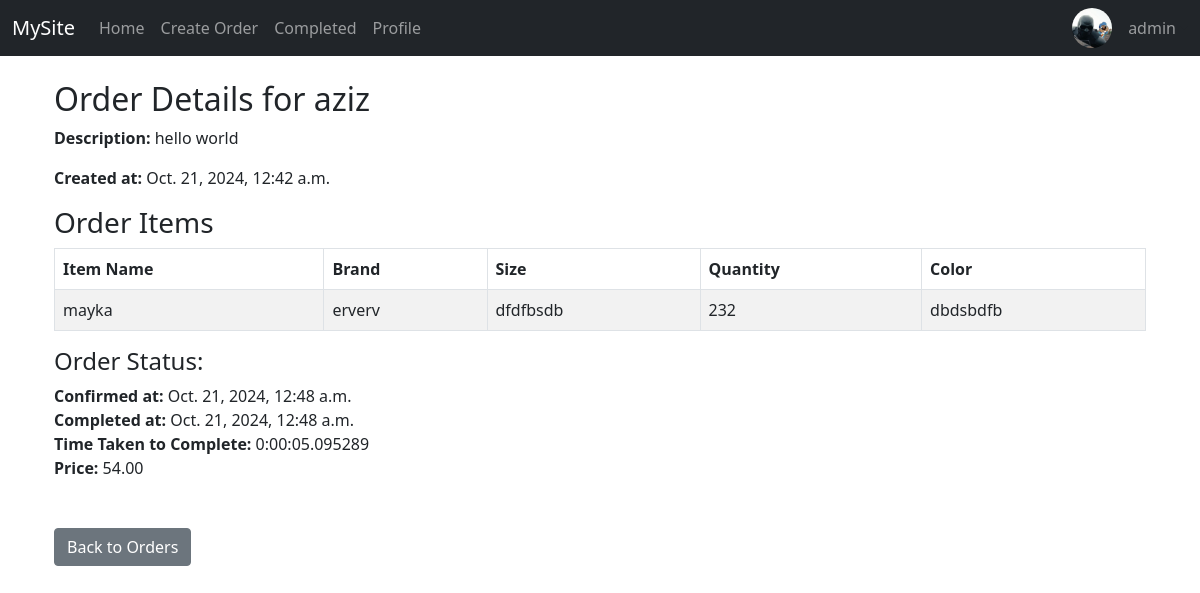
/order/1/ (signed in), run on the app's committed database.
### user/models.py (models this page shows, shortened)
class Profile(models.Model):
    user = models.OneToOneField(User, on_delete=models.CASCADE)
    name = models.CharField(max_length=100)
    bio = models.TextField(max_length=500, blank=True)
    image = models.ImageField(
        default="profile_pics/default-profile.png", upload_to="profile_pics"
    )
    phone = models.CharField(max_length=15, blank=True)

### main/models.py (models this page shows, shortened)
class Order(models.Model):
    user = models.ForeignKey(User, on_delete=models.CASCADE)
    seller = models.CharField(max_length=100)
    description = models.TextField()
    created = models.DateTimeField(auto_now_add=True)

class OrderItem(models.Model):
    order = models.ForeignKey(Order, related_name="orders", on_delete=models.CASCADE)
    name = models.CharField(max_length=100)
    brand = models.CharField(max_length=100)
    size = models.CharField(max_length=50)
    quantity = models.PositiveIntegerField()
    color = models.CharField(max_length=50)

### order_confirmations/models.py (models this page shows, shortened)
class OrderConfirmation(models.Model):
    order = models.OneToOneField(Order, on_delete=models.CASCADE)
    confirmed_by = models.ForeignKey(
        User, on_delete=models.SET_NULL, null=True, related_name="confirmations"
    )
    confirmed_at = models.DateTimeField(null=True, blank=True)
    completed = models.BooleanField(default=False)
    completed_at = models.DateTimeField(null=True, blank=True)
    price = models.DecimalField(
        max_digits=10, decimal_places=2, default=0.00
    )  # Add price field
    def time_to_complete(self):
        if self.confirmed_at and self.completed_at:
            return self.completed_at - self.confirmed_at
        return None

### main/views.py (the view)
# urls.py: path("order/<int:pk>/", order_detail, name="order_detail"),
def order_detail(request, pk):
    order = get_object_or_404(Order, pk=pk)
    context = {"order": order}
    return render(request, "order_detail.html", context)

### main/templates/order_detail.html (shortened to what this page needs)
{% extends 'base.html' %}
{% block content %}
<div class="container">
    <h2 class="mt-4">Order Details for {{ order.seller }}</h2>
    <p><strong>Description:</strong> {{ order.description }}</p>
    <p><strong>Created at:</strong> {{ order.created }}</p>
    <h3>Order Items</h3>
    <div class="table-responsive">
        <table class="table table-bordered table-striped">
            <thead>
                <tr>
                    <th>Item Name</th>
                    <th>Brand</th>
                    <th>Size</th>
                    <th>Quantity</th>
                    <th>Color</th>
                </tr>
            </thead>
            <tbody>
                {% for item in order.orders.all %}
                <tr>
                    <td>{{ item.name }}</td>
                    <td>{{ item.brand }}</td>
                    <td>{{ item.size }}</td>
                    <td>{{ item.quantity }}</td>
                    <td>{{ item.color }}</td>
                </tr>
                {% empty %}
                <tr>
                    <td colspan="5" class="text-center">No items found for this order.</td>
                </tr>
                {% endfor %}
            </tbody>
        </table>
    </div>
    <h4>Order Status:</h4>
    <p>
        {% if order.orderconfirmation %}
        {% if order.orderconfirmation.completed %}
        <strong>Confirmed at:</strong> {{ order.orderconfirmation.confirmed_at }}<br>
        <strong>Completed at:</strong> {{ order.orderconfirmation.completed_at }}<br>
        <strong>Time Taken to Complete:</strong> {{ order.orderconfirmation.time_to_complete }}<br>
        <strong>Price:</strong> {{ order.orderconfirmation.price }}
    {% endif %}
    {% else %}
    <span class="text-danger">Not Confirmed</span>
    {% endif %}
    </p>
    <a href="{% url 'home' %}" class="btn btn-secondary mt-4">Back to Orders</a>
</div>
{% endblock %}

### templates/base.html (shortened to what this page needs)
{% load static %}
<!DOCTYPE html>
<html lang="en">
<head>
    <link href="https://cdn.jsdelivr.net/npm/bootstrap@5.0.2/dist/css/bootstrap.min.css" rel="stylesheet"
>
    <link rel="stylesheet" href="https://cdn.jsdelivr.net/npm/bootstrap-icons@1.5.0/font/bootstrap-icons.css">
</head>
<body>
    <nav class="navbar navbar-expand-lg navbar-dark bg-dark d-none d-lg-flex">
        <div class="container-fluid">
            <a class="navbar-brand" href="/">MySite</a>
            <div class="collapse navbar-collapse" id="navbarNav">
                <ul class="navbar-nav me-auto mb-2 mb-lg-0">
                    <li class="nav-item">
                        <a class="nav-link" href="/">Home</a>
                    </li>
                    <li class="nav-item">
                        <a class="nav-link" href="{% url 'order_create' %}">Create Order</a>
                    </li>
                    <li class="nav-item">
                        <a class="nav-link" href="{% url 'completed_orders' %}">Completed</a>
                    </li>
                    <li class="nav-item">
                        <a class="nav-link" href="{% url 'profile' %}">Profile</a>
                    </li>
                </ul>
                <ul class="navbar-nav">
                    {% if user.is_authenticated %}
                    <li class="nav-item dropdown">
                        <div class="user-info dropdown-toggle d-flex align-items-center" id="profileDropdown"
                            data-bs-toggle="dropdown" aria-expanded="false">
                            <img src="{% if request.user.profile.image %}{{ request.user.profile.image.url }}{% else %}{% static 'default-profile.png' %}{% endif %}"
                                alt="Profile Picture" class="rounded-circle" style="width: 40px; height: 40px;">
                            <span class="navbar-text ms-3">{{ user.username }}</span>
                        </div>
                    </li>
                    {% else %}
                    <li class="nav-item">
                        <a class="nav-link" href="{% url 'account_login' %}">Login</a>
                    </li>
                    {% endif %}
                </ul>
            </div>
        </div>
    </nav>
    <div class="container">{% block content %} {% endblock %}</div>
</body>
</html>

### data on the page
Order: seller "aziz", description "hello world", created "Oct. 21, 2024, 12:42 a.m.", orderconfirmation.confirmed_at "Oct. 21, 2024, 12:48 a.m.", orderconfirmation.completed_at "Oct. 21, 2024, 12:48 a.m.", orderconfirmation.time_to_complete "0:00:05.095289", orderconfirmation.price "54.00"
OrderItem: name "mayka", brand "erverv", size "dfdfbsdb", quantity "232", color "dbdsbdfb"

### other printed values
{{ user.username }} "admin"
